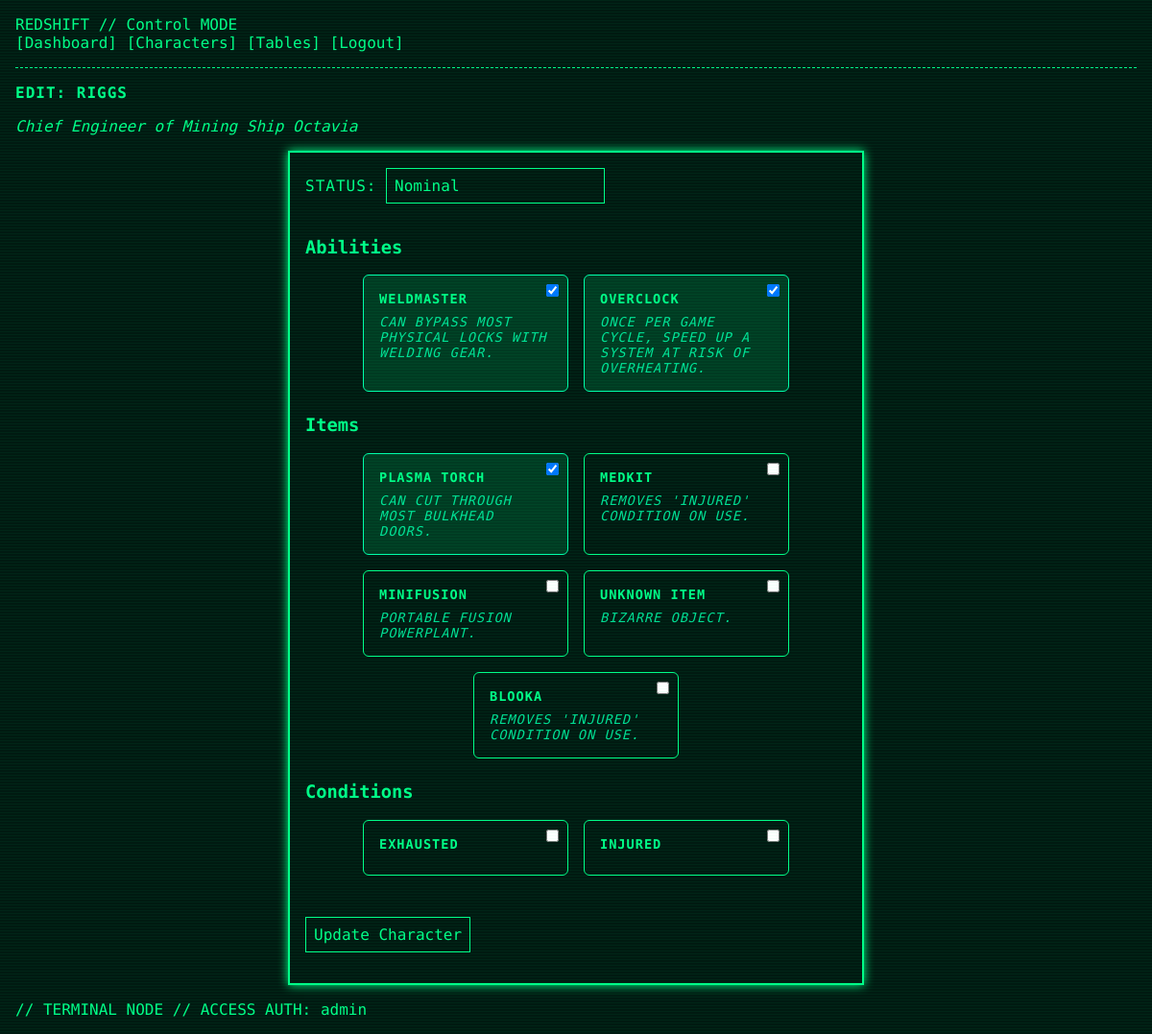
Before: /control/character/1 (signed in) with the older database file.
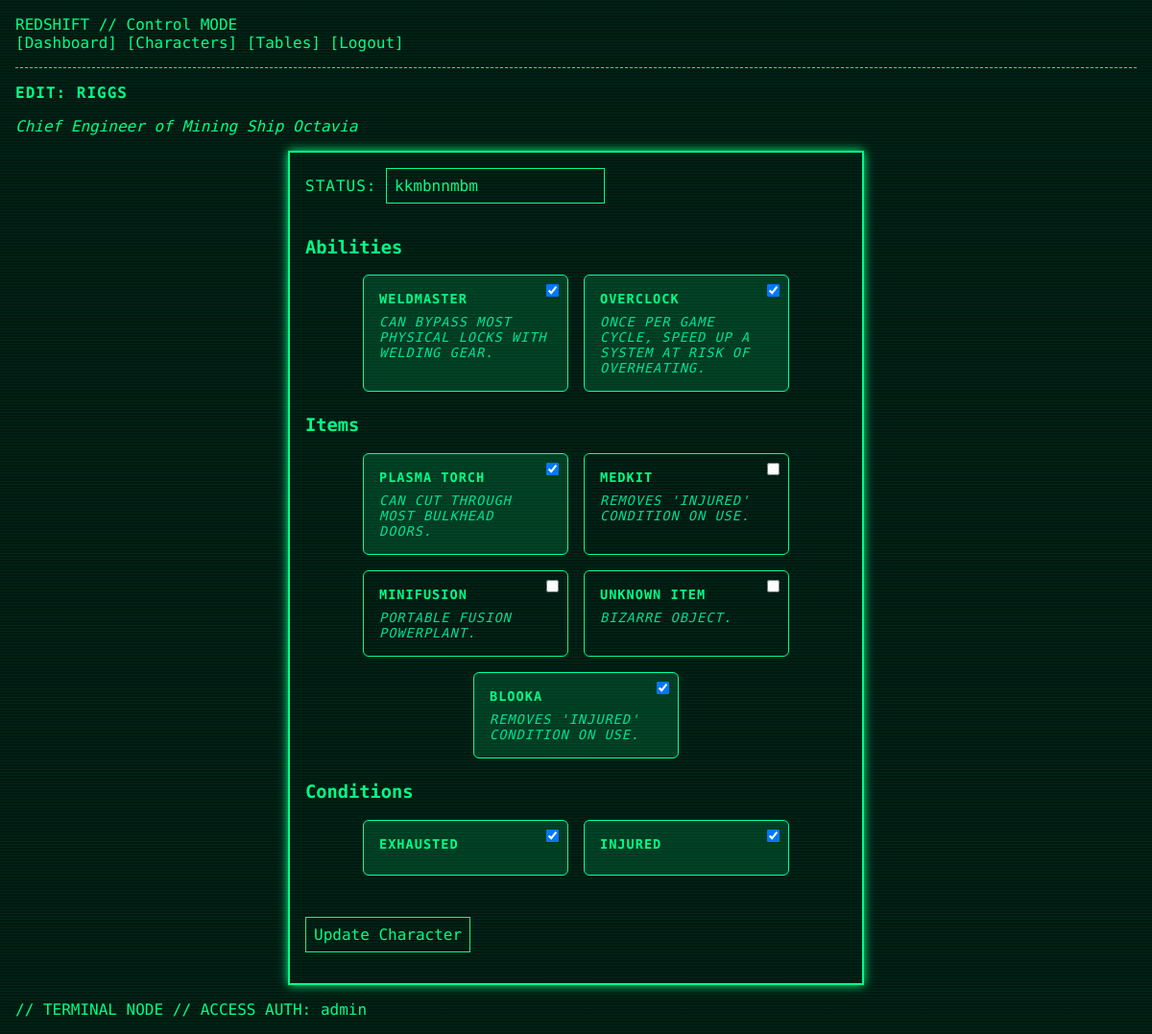
After: the same page with the newer database file.
### app/models.py (models this page shows)
class User(UserMixin, db.Model):
    id = db.Column(db.Integer, primary_key=True)
    username = db.Column(db.String(64), unique=True, nullable=False)
    email = db.Column(db.String(120), unique=True, nullable=False)
    password = db.Column(db.String(128), nullable=False)
    is_verified = db.Column(db.Boolean, default=False)
    role = db.Column(db.String(20), default='Player')  # 'Player' or 'Control'
    character = db.relationship("Character", backref="user", uselist=False)

class Character(db.Model):
    id = db.Column(db.Integer, primary_key=True)
    name = db.Column(db.String(64), nullable=False)
    position = db.Column(db.String(100))
    affiliation = db.Column(db.String(100))
    status = db.Column(db.String(50), default="Nominal")
    abilities = db.Column(db.PickleType, default=list)   # List of strings
    conditions = db.Column(db.PickleType, default=list)  # List of strings (empty at start)
    items = db.Column(db.PickleType, default=list)        # List of strings
    user_id = db.Column(db.Integer, db.ForeignKey('user.id'))

class Ability(db.Model):
    id = db.Column(db.Integer, primary_key=True)
    name = db.Column(db.String(100), unique=True, nullable=False)
    description = db.Column(db.Text)

class Item(db.Model):
    id = db.Column(db.Integer, primary_key=True)
    name = db.Column(db.String(100), unique=True, nullable=False)
    description = db.Column(db.Text)
    code = db.Column(db.String(10), unique=True, nullable=False)

class Condition(db.Model):
    id = db.Column(db.Integer, primary_key=True)
    name = db.Column(db.String(100), unique=True, nullable=False)
    effect = db.Column(db.Text)

### app/routes.py (the view, shortened to what this page needs)
@main_bp.route('/control/character/<int:char_id>', methods=['GET', 'POST'])
@login_required
def edit_character_control(char_id):
    if current_user.role != 'Control':
        abort(403)
    char = Character.query.get_or_404(char_id)
    all_items = Item.query.all()
    all_abilities = Ability.query.all()
    all_conditions = Condition.query.all()
    return render_template(
        'edit_character_control.html',
        char=char,
        all_items=all_items,
        all_abilities=all_abilities,
        all_conditions=all_conditions
    )

### app/models.py (called while the page is built)
@login_manager.user_loader
def load_user(user_id):
    return User.query.get(int(user_id))

### app/templates/edit_character_control.html (shortened to what this page needs)
{% extends "base.html" %}
{% block content %}
<h2>Edit: {{ char.name }}</h2>
<p><em>{{ char.position }} of {{ char.affiliation }}</em></p>
<form method="post">
  <label>Status:</label>
  <input type="text" name="status" value="{{ char.status }}" required>
  <h3>Abilities</h3>
  <div class="card-grid">
    {% for ability in all_abilities %}
      <label class="card {% if ability.name in char.abilities %}checked{% endif %}">
        <input type="checkbox" name="abilities" value="{{ ability.name }}"
               {% if ability.name in char.abilities %}checked{% endif %}>
        <div class="title">{{ ability.name }}</div>
        <div class="desc">{{ ability.description }}</div>
      </label>
    {% endfor %}
  </div>
  <h3>Items</h3>
  <div class="card-grid">
    {% for item in all_items %}
      <label class="card {% if item.name in char.items %}checked{% endif %}">
        <input type="checkbox" name="items" value="{{ item.name }}"
               {% if item.name in char.items %}checked{% endif %}>
        <div class="title">{{ item.name }}</div>
        <div class="desc">{{ item.description }}</div>
      </label>
    {% endfor %}
  </div>
  <h3>Conditions</h3>
  <div class="card-grid">
    {% for cond in all_conditions %}
      <label class="card {% if cond.name in char.conditions %}checked{% endif %}">
        <input type="checkbox" name="conditions" value="{{ cond.name }}"
               {% if cond.name in char.conditions %}checked{% endif %}>
        <div class="title">{{ cond.name }}</div>
      </label>
    {% endfor %}
  </div>
  <br>
  <button type="submit">Update Character</button>
</form>
{% endblock %}

### app/templates/base.html (shortened to what this page needs)
<!DOCTYPE html>
<html lang="en">
<head>
  <link rel="stylesheet" href="{{ url_for('static', filename='css/retro.css') }}">
</head>
<body>
<div class="crt>"
    <div class="nav-bar {% if current_user.role == 'Control' %}control-nav{% else %}player-nav{% endif %}">
        REDSHIFT // {{ current_user.role if current_user.is_authenticated else "GUEST" }} MODE<BR/>
        {% if current_user.is_authenticated %}
          <a href="{{ url_for('main.dashboard') }}">Dashboard</a>
          {% if current_user.role == 'Control' %}
            <a href="{{ url_for('main.dashboard') }}">Characters</a>
            <a href="{{ url_for('main.control_data') }}">Tables</a>
          {% endif %}
          <a href="{{ url_for('auth.logout') }}">Logout</a>
        {% else %}
          <a href="{{ url_for('auth.login') }}">Login</a>
          <a href="{{ url_for('auth.register') }}">Register</a>
        {% endif %}
      </div>
      <hr>
  {% block content %}{% endblock %}
  // TERMINAL NODE // ACCESS AUTH: {{ current_user.username }}
</body>
</html>

### app/static/css/retro.css (style rules this page uses)
body { background-color: #001a11; color: #00ff88; font-family: 'Share Tech Mono', monospace; margin: 0; padding: 1rem; animation: flickerAnim 3.6s infinite alternate; }
a, h1, h2, h3, p, label, input, textarea, button, .nav-bar, .panel { animation: flickerAnim 3.6s infinite alternate; }
a { text-decoration: none; color: #00ff88; }
a:before { content: "["; color: #00ff88; }
a:after { content: "]"; color: #00ff88; }
form, .panel, .container { border: 2px solid #00ff88; padding: 1rem; margin: 1rem auto; max-width: 600px; background-color: #001a11; box-shadow: 0 0 10px #00ff88; width: 100%; box-sizing: border-box; }
input, textarea, button { background-color: #001a11; color: #00ff88; border: 1px solid #00ff88; font-family: inherit; padding: 0.5rem; margin-bottom: 1rem; box-sizing: border-box; font-size: 1rem; }
h1, h2, label { text-transform: uppercase; letter-spacing: 1px; font-size: 1rem; }
hr { border: none; border-top: 1px dashed #00ff88; margin: 1rem 0; }
body::before { content: ""; position: fixed; top: 0; left: 0; width: 100%; height: 100%; pointer-events: none; background: repeating-linear-gradient( to bottom, rgba(0, 255, 136, 0.05) 0px, rgba(0, 255, 136, 0.05) 1px, transparent 1px, transparent 3px ); z-index: 9999; animation: roll 60s linear infinite; }
.card-grid { display: flex; flex-wrap: wrap; gap: 1rem; justify-content: center; margin-bottom: 1.5rem; }
.card { background-color: #001a11; border: 1px solid #00ff88; border-radius: 6px; padding: 1rem; width: 180px; position: relative; cursor: pointer; transition: background 0.2s; text-align: left; font-size: 0.85rem; }
.card input[type="checkbox"] { position: absolute; top: 6px; right: 6px; }
.card .title { font-weight: bold; margin-bottom: 0.5rem; }
.card .desc { font-style: italic; color: #00ffaa; opacity: 0.85; }
.card.checked { background-color: #003b22; border-color: #00ffaa; }

Changed rows visible on the page:
changed Character "RIGGS": status "Nominal" → "kkmbnnmbm"
changed through a linked row, Item "BLOOKA": name "☐" → "☑"
changed through a linked row, Condition "EXHAUSTED": name "☐" → "☑"
changed through a linked row, Condition "INJURED": name "☐" → "☑"
